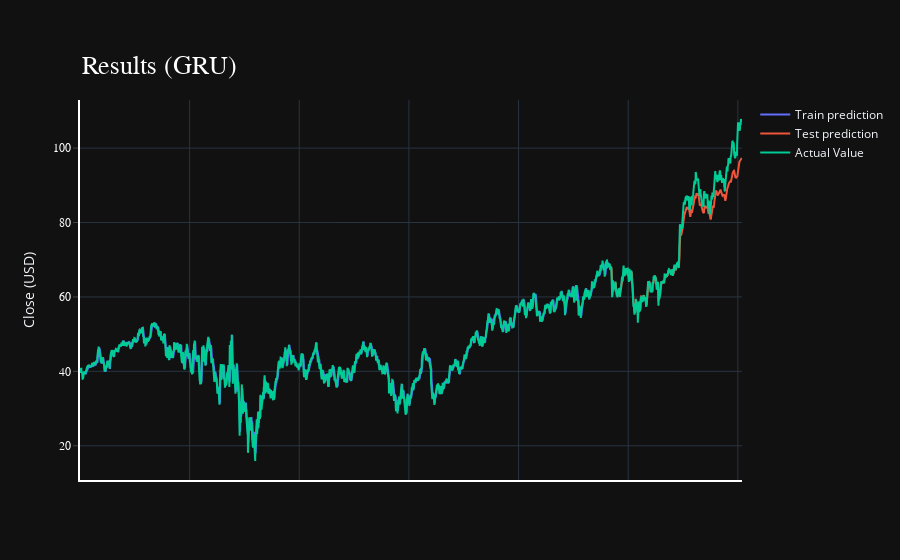

Source (notebook cell):
### Code cell
import plotly.express as px
import plotly.graph_objects as go

fig = go.Figure()
fig.add_trace(go.Scatter(go.Scatter(x=result.index, y=result[0],
                    mode='lines',
                    name='Train prediction')))
fig.add_trace(go.Scatter(x=result.index, y=result[1],
                    mode='lines',
                    name='Test prediction'))
fig.add_trace(go.Scatter(go.Scatter(x=result.index, y=result[2],
                    mode='lines',
                    name='Actual Value')))

fig.update_layout(
    xaxis=dict(
        showline=True,
        showgrid=True,
        showticklabels=False,
        linecolor='white',
        linewidth=2
    ),
    yaxis=dict(
        title_text='Close (USD)',
        showline=True,
        showgrid=True,
        showticklabels=True,
        linecolor='white',
        linewidth=2,
        ticks='outside',
        tickfont=dict(
            family='Rockwell',
            size=12,
            color='white',
        ),
    ),
    showlegend=True,
    template = 'plotly_dark'

)

annotations = []
annotations.append(dict(xref='paper', yref='paper', x=0.0, y=1.05,
                              xanchor='left', yanchor='bottom',
                              text='Results (GRU)',
                              font=dict(family='Rockwell',
                                        size=26,
                                        color='white'),
                              showarrow=False))
fig.update_layout(annotations=annotations)

fig.show()

### Figure 1 — Plotly figure (JSON) as saved in the notebook; plotly's stock layout.template omitted (floating-point values rounded to 4 significant figures; data arrays with more than 128 entries replaced by an {"elided": "..."} marker saying what was removed)
{"data": [{"mode": "lines", "name": "Train prediction", "type": "scatter", "x": {"elided": "3020 int values"}, "y": {"elided": "3020 float values"}}, {"mode": "lines", "name": "Test prediction", "type": "scatter", "x": {"elided": "3020 int values"}, "y": {"elided": "3020 float values"}}, {"mode": "lines", "name": "Actual Value", "type": "scatter", "x": {"elided": "3020 int values"}, "y": {"elided": "3020 float values"}}], "layout": {"annotations": [{"font": {"color": "white", "family": "Rockwell", "size": 26}, "showarrow": false, "text": "Results (GRU)", "x": 0, "xanchor": "left", "xref": "paper", "y": 1.05, "yanchor": "bottom", "yref": "paper"}], "showlegend": true, "xaxis": {"linecolor": "white", "linewidth": 2, "showgrid": true, "showline": true, "showticklabels": false}, "yaxis": {"linecolor": "white", "linewidth": 2, "showgrid": true, "showline": true, "showticklabels": true, "tickfont": {"color": "white", "family": "Rockwell", "size": 12}, "ticks": "outside", "title": {"text": "Close (USD)"}}}}
